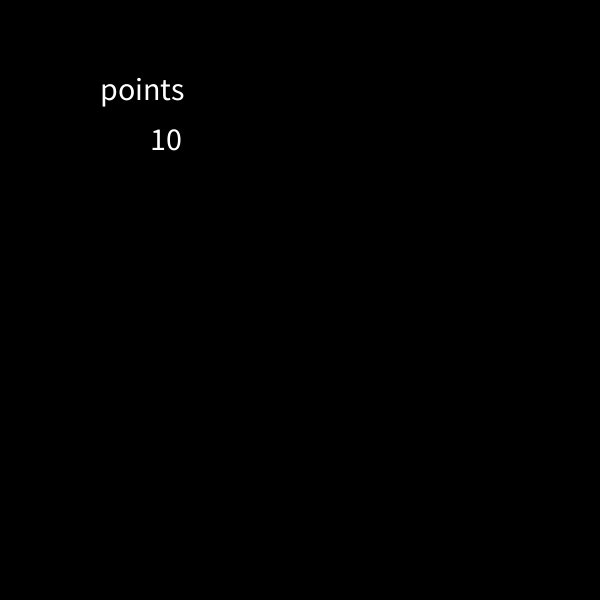
Frame 1 (no input)
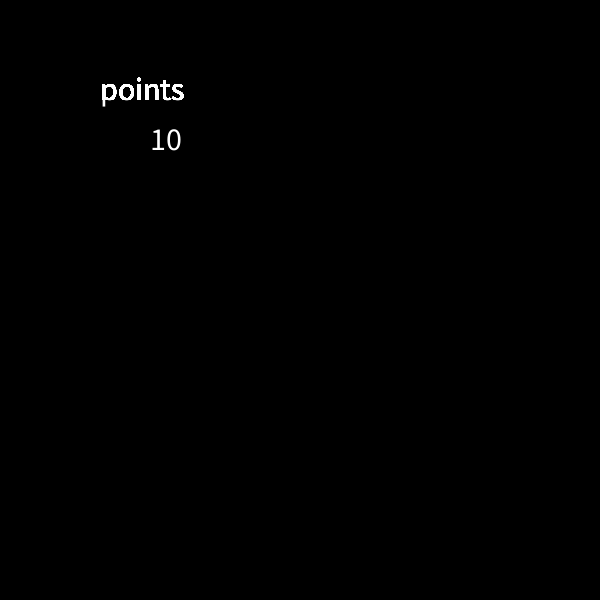
Frame 60 (the mouse pressed at the canvas centre just before this capture)
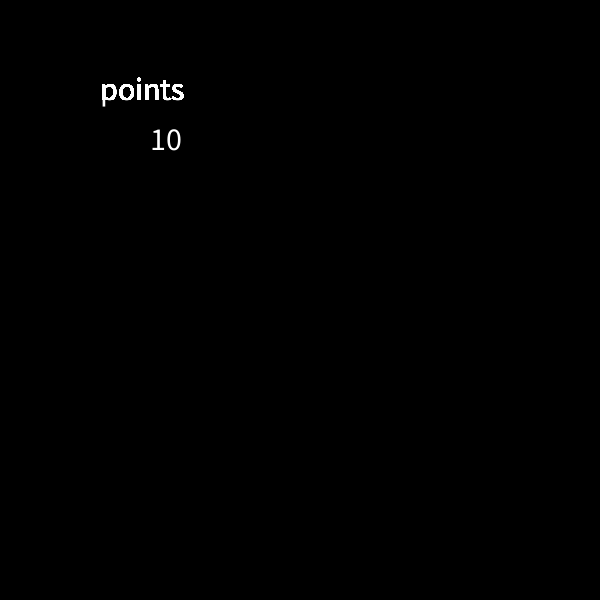
Frame 120 (the mouse held since frame 60 and released just before this capture)

The Processing sketch that drew these frames (run headless with seeded random() and noise(); from frame 60 on, the mouse is pressed at the canvas centre):

// Processing sketch: text
// ── text.pde
int points = 10;

void setup(){
  size(600,600);
  background(0,0,0);
}

void draw(){
  textSize(32);
  fill(0,0,0);
  rect(100,100, 100, 100);
  fill(255,255,255);
  text(points, 150, 150);
  text("points", 100, 100);
}

void keyPressed(){
  if(keyCode == 'A'){
    points += 1;
  }
}
